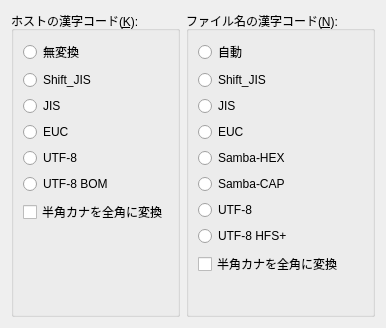
<?xml version="1.0" encoding="UTF-8"?>
<ui version="4.0">
 <class>HostSettingKanjiCodeForm</class>
 <widget class="QWidget" name="HostSettingKanjiCodeForm">
  <property name="geometry">
   <rect>
    <x>0</x>
    <y>0</y>
    <width>334</width>
    <height>328</height>
   </rect>
  </property>
  <property name="layoutDirection">
   <enum>Qt::LayoutDirection::LeftToRight</enum>
  </property>
  <property name="autoFillBackground">
   <bool>false</bool>
  </property>
  <layout class="QHBoxLayout" name="horizontalLayout" stretch="1,1">
   <item>
    <widget class="QGroupBox" name="groupBox_1">
     <property name="title">
      <string>ホストの漢字コード(&amp;K):</string>
     </property>
     <layout class="QVBoxLayout" name="verticalLayout">
      <item>
       <widget class="QRadioButton" name="radioButton_1_1_NOP">
        <property name="text">
         <string>無変換</string>
        </property>
       </widget>
      </item>
      <item>
       <widget class="QRadioButton" name="radioButton_1_2_SJIS">
        <property name="text">
         <string>Shift_JIS</string>
        </property>
       </widget>
      </item>
      <item>
       <widget class="QRadioButton" name="radioButton_1_3_JIS">
        <property name="text">
         <string>JIS</string>
        </property>
       </widget>
      </item>
      <item>
       <widget class="QRadioButton" name="radioButton_1_4_EUC">
        <property name="text">
         <string>EUC</string>
        </property>
       </widget>
      </item>
      <item>
       <widget class="QRadioButton" name="radioButton_1_5_UTF8N">
        <property name="text">
         <string>UTF-8</string>
        </property>
       </widget>
      </item>
      <item>
       <widget class="QRadioButton" name="radioButton_1_6_UTF8BOM">
        <property name="text">
         <string>UTF-8 BOM</string>
        </property>
       </widget>
      </item>
      <item>
       <widget class="QCheckBox" name="checkBox_1_1_KanaConv">
        <property name="text">
         <string>半角カナを全角に変換</string>
        </property>
       </widget>
      </item>
      <item>
       <spacer name="verticalSpacer_1">
        <property name="orientation">
         <enum>Qt::Orientation::Vertical</enum>
        </property>
        <property name="sizeHint" stdset="0">
         <size>
          <width>20</width>
          <height>40</height>
         </size>
        </property>
       </spacer>
      </item>
     </layout>
    </widget>
   </item>
   <item>
    <widget class="QGroupBox" name="groupBox_2">
     <property name="title">
      <string>ファイル名の漢字コード(&amp;N):</string>
     </property>
     <layout class="QVBoxLayout" name="verticalLayout_2">
      <item>
       <widget class="QRadioButton" name="radioButton_2_1_AUTO">
        <property name="text">
         <string>自動</string>
        </property>
       </widget>
      </item>
      <item>
       <widget class="QRadioButton" name="radioButton_2_2_SJIS">
        <property name="text">
         <string>Shift_JIS</string>
        </property>
       </widget>
      </item>
      <item>
       <widget class="QRadioButton" name="radioButton_2_3_JIS">
        <property name="text">
         <string>JIS</string>
        </property>
       </widget>
      </item>
      <item>
       <widget class="QRadioButton" name="radioButton_2_4_EUC">
        <property name="text">
         <string>EUC</string>
        </property>
       </widget>
      </item>
      <item>
       <widget class="QRadioButton" name="radioButton_2_5_SMB_HEX">
        <property name="text">
         <string>Samba-HEX</string>
        </property>
       </widget>
      </item>
      <item>
       <widget class="QRadioButton" name="radioButton_2_6_SMB_CAP">
        <property name="text">
         <string>Samba-CAP</string>
        </property>
       </widget>
      </item>
      <item>
       <widget class="QRadioButton" name="radioButton_2_7_UTF8">
        <property name="text">
         <string>UTF-8</string>
        </property>
       </widget>
      </item>
      <item>
       <widget class="QRadioButton" name="radioButton_2_8_UTF8HFSP">
        <property name="text">
         <string>UTF-8 HFS+</string>
        </property>
       </widget>
      </item>
      <item>
       <widget class="QCheckBox" name="checkBox_2_1_KanaConv">
        <property name="text">
         <string>半角カナを全角に変換</string>
        </property>
       </widget>
      </item>
      <item>
       <spacer name="verticalSpacer_2">
        <property name="orientation">
         <enum>Qt::Orientation::Vertical</enum>
        </property>
        <property name="sizeHint" stdset="0">
         <size>
          <width>20</width>
          <height>40</height>
         </size>
        </property>
       </spacer>
      </item>
     </layout>
    </widget>
   </item>
  </layout>
 </widget>
 <tabstops>
  <tabstop>radioButton_1_1_NOP</tabstop>
  <tabstop>radioButton_1_2_SJIS</tabstop>
  <tabstop>radioButton_1_3_JIS</tabstop>
  <tabstop>radioButton_1_4_EUC</tabstop>
  <tabstop>radioButton_1_5_UTF8N</tabstop>
  <tabstop>radioButton_1_6_UTF8BOM</tabstop>
  <tabstop>checkBox_1_1_KanaConv</tabstop>
  <tabstop>radioButton_2_1_AUTO</tabstop>
  <tabstop>radioButton_2_2_SJIS</tabstop>
  <tabstop>radioButton_2_3_JIS</tabstop>
  <tabstop>radioButton_2_4_EUC</tabstop>
  <tabstop>radioButton_2_5_SMB_HEX</tabstop>
  <tabstop>radioButton_2_6_SMB_CAP</tabstop>
  <tabstop>radioButton_2_7_UTF8</tabstop>
  <tabstop>radioButton_2_8_UTF8HFSP</tabstop>
  <tabstop>checkBox_2_1_KanaConv</tabstop>
 </tabstops>
 <resources/>
 <connections>
  <connection>
   <sender>radioButton_1_1_NOP</sender>
   <signal>clicked()</signal>
   <receiver>HostSettingKanjiCodeForm</receiver>
   <slot>onClick_radioButton_Host()</slot>
   <hints>
    <hint type="sourcelabel">
     <x>20</x>
     <y>20</y>
    </hint>
    <hint type="destinationlabel">
     <x>20</x>
     <y>20</y>
    </hint>
   </hints>
  </connection>
  <connection>
   <sender>radioButton_1_2_SJIS</sender>
   <signal>clicked()</signal>
   <receiver>HostSettingKanjiCodeForm</receiver>
   <slot>onClick_radioButton_Host()</slot>
   <hints>
    <hint type="sourcelabel">
     <x>20</x>
     <y>20</y>
    </hint>
    <hint type="destinationlabel">
     <x>20</x>
     <y>20</y>
    </hint>
   </hints>
  </connection>
  <connection>
   <sender>radioButton_1_3_JIS</sender>
   <signal>clicked()</signal>
   <receiver>HostSettingKanjiCodeForm</receiver>
   <slot>onClick_radioButton_Host()</slot>
   <hints>
    <hint type="sourcelabel">
     <x>20</x>
     <y>20</y>
    </hint>
    <hint type="destinationlabel">
     <x>20</x>
     <y>20</y>
    </hint>
   </hints>
  </connection>
  <connection>
   <sender>radioButton_1_4_EUC</sender>
   <signal>clicked()</signal>
   <receiver>HostSettingKanjiCodeForm</receiver>
   <slot>onClick_radioButton_Host()</slot>
   <hints>
    <hint type="sourcelabel">
     <x>20</x>
     <y>20</y>
    </hint>
    <hint type="destinationlabel">
     <x>20</x>
     <y>20</y>
    </hint>
   </hints>
  </connection>
  <connection>
   <sender>radioButton_1_5_UTF8N</sender>
   <signal>clicked()</signal>
   <receiver>HostSettingKanjiCodeForm</receiver>
   <slot>onClick_radioButton_Host()</slot>
   <hints>
    <hint type="sourcelabel">
     <x>20</x>
     <y>20</y>
    </hint>
    <hint type="destinationlabel">
     <x>20</x>
     <y>20</y>
    </hint>
   </hints>
  </connection>
  <connection>
   <sender>radioButton_1_6_UTF8BOM</sender>
   <signal>clicked()</signal>
   <receiver>HostSettingKanjiCodeForm</receiver>
   <slot>onClick_radioButton_Host()</slot>
   <hints>
    <hint type="sourcelabel">
     <x>20</x>
     <y>20</y>
    </hint>
    <hint type="destinationlabel">
     <x>20</x>
     <y>20</y>
    </hint>
   </hints>
  </connection>
  <connection>
   <sender>radioButton_2_1_AUTO</sender>
   <signal>clicked()</signal>
   <receiver>HostSettingKanjiCodeForm</receiver>
   <slot>onClick_radioButton_File()</slot>
   <hints>
    <hint type="sourcelabel">
     <x>20</x>
     <y>20</y>
    </hint>
    <hint type="destinationlabel">
     <x>20</x>
     <y>20</y>
    </hint>
   </hints>
  </connection>
  <connection>
   <sender>radioButton_2_2_SJIS</sender>
   <signal>clicked()</signal>
   <receiver>HostSettingKanjiCodeForm</receiver>
   <slot>onClick_radioButton_File()</slot>
   <hints>
    <hint type="sourcelabel">
     <x>20</x>
     <y>20</y>
    </hint>
    <hint type="destinationlabel">
     <x>20</x>
     <y>20</y>
    </hint>
   </hints>
  </connection>
  <connection>
   <sender>radioButton_2_3_JIS</sender>
   <signal>clicked()</signal>
   <receiver>HostSettingKanjiCodeForm</receiver>
   <slot>onClick_radioButton_File()</slot>
   <hints>
    <hint type="sourcelabel">
     <x>20</x>
     <y>20</y>
    </hint>
    <hint type="destinationlabel">
     <x>20</x>
     <y>20</y>
    </hint>
   </hints>
  </connection>
  <connection>
   <sender>radioButton_2_4_EUC</sender>
   <signal>clicked()</signal>
   <receiver>HostSettingKanjiCodeForm</receiver>
   <slot>onClick_radioButton_File()</slot>
   <hints>
    <hint type="sourcelabel">
     <x>20</x>
     <y>20</y>
    </hint>
    <hint type="destinationlabel">
     <x>20</x>
     <y>20</y>
    </hint>
   </hints>
  </connection>
  <connection>
   <sender>radioButton_2_5_SMB_HEX</sender>
   <signal>clicked()</signal>
   <receiver>HostSettingKanjiCodeForm</receiver>
   <slot>onClick_radioButton_File()</slot>
   <hints>
    <hint type="sourcelabel">
     <x>20</x>
     <y>20</y>
    </hint>
    <hint type="destinationlabel">
     <x>20</x>
     <y>20</y>
    </hint>
   </hints>
  </connection>
  <connection>
   <sender>radioButton_2_6_SMB_CAP</sender>
   <signal>clicked()</signal>
   <receiver>HostSettingKanjiCodeForm</receiver>
   <slot>onClick_radioButton_File()</slot>
   <hints>
    <hint type="sourcelabel">
     <x>20</x>
     <y>20</y>
    </hint>
    <hint type="destinationlabel">
     <x>20</x>
     <y>20</y>
    </hint>
   </hints>
  </connection>
  <connection>
   <sender>radioButton_2_7_UTF8</sender>
   <signal>clicked()</signal>
   <receiver>HostSettingKanjiCodeForm</receiver>
   <slot>onClick_radioButton_File()</slot>
   <hints>
    <hint type="sourcelabel">
     <x>20</x>
     <y>20</y>
    </hint>
    <hint type="destinationlabel">
     <x>20</x>
     <y>20</y>
    </hint>
   </hints>
  </connection>
  <connection>
   <sender>radioButton_2_8_UTF8HFSP</sender>
   <signal>clicked()</signal>
   <receiver>HostSettingKanjiCodeForm</receiver>
   <slot>onClick_radioButton_File()</slot>
   <hints>
    <hint type="sourcelabel">
     <x>20</x>
     <y>20</y>
    </hint>
    <hint type="destinationlabel">
     <x>20</x>
     <y>20</y>
    </hint>
   </hints>
  </connection>
 </connections>
 <slots>
  <slot>onClick_radioButton_Host()</slot>
  <slot>onClick_radioButton_File()</slot>
 </slots>
</ui>
